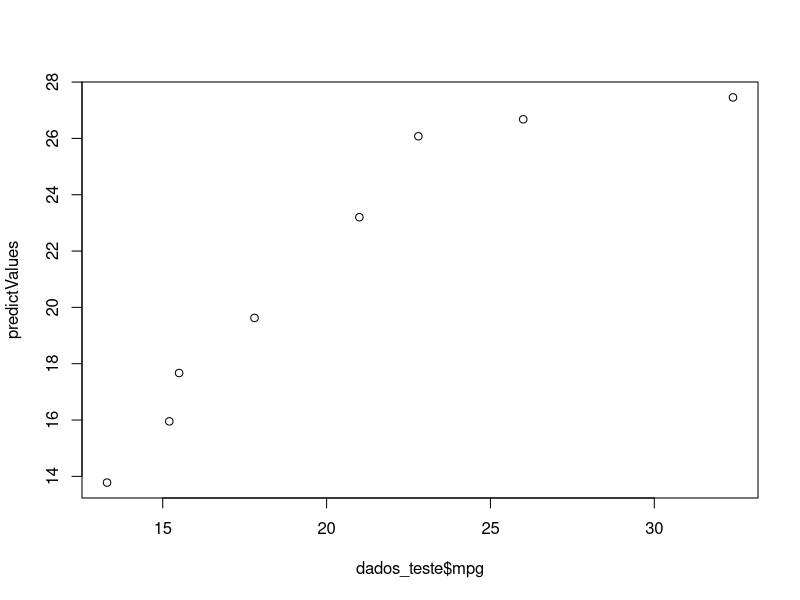
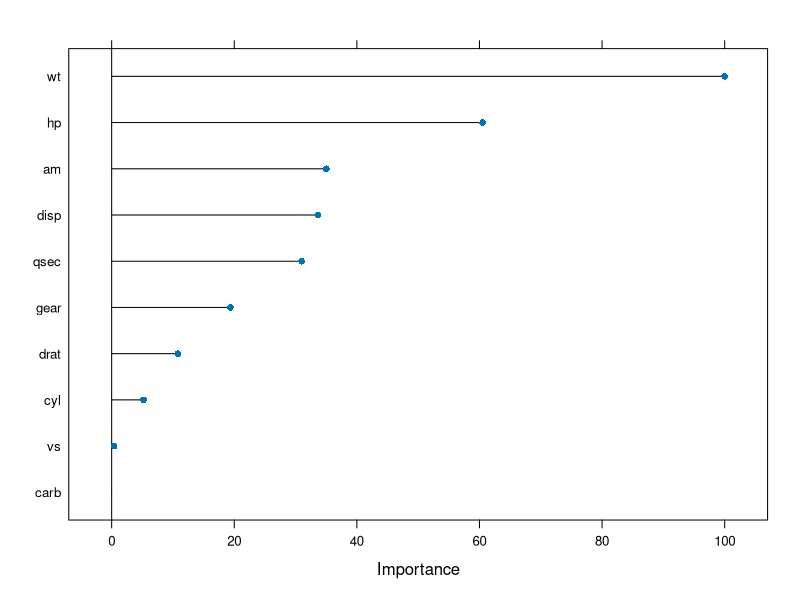

These figures' R source, in order:
getwd()
setwd("/home/ingo/DSC/FCD/BigDataRAzure/Cap12")

install.packages('caret')
install.packages('randomForest')

library(caret)
library(randomForest)
library(datasets)

# Usando o dataset mtcars
?mtcars
View(mtcars)

# Função do caret para divisão dos dados
?createDataPartition
split <- createDataPartition(y = mtcars$mpg, p = 0.7, list = FALSE)

# Criando dados de treino e de teste
dados_treino <- mtcars[split,]
dados_teste <- mtcars[-split,]
View(dados_treino)
View(dados_teste)

# Treinando o modelo
?train
names(getModelInfo()) # Mostra todas as funções do pacote caret

# Mostrando a importância das variaveis para a criação do modelo
?varImp

modelol_v1 <- train(mpg ~ ., data = dados_treino, method = 'lm')
summary(modelol_v1)
varImp(modelol_v1)

# Montando o modelo com as variáveis mais importantes
# Regressão Linear
modelol_v2 <- train(mpg ~ wt + cyl + hp + vs, data = dados_treino, method = 'lm')
summary(modelol_v2)

# Random Forest
modelol_v3 <- train(mpg ~ wt + cyl + hp + vs, data = dados_treino, method = 'rf')
summary(modelol_v3)

# Colocando mais algumas variáveis
modelol_v4 <- train(mpg ~ wt + cyl + hp + vs + drat + carb + disp + gear, 
                    data = dados_treino, 
                    method = 'lm')
summary(modelol_v4)


# Ajustando o modelo 
?expand.grid
?trainControl
controle1 <- trainControl(method = 'cv', number = 10) # Utilizando o cross validation

modelol_v5 <- train(mpg ~ .,
                    data = mtcars,
                    method = 'lm',
                    trControl = controle1,
                    metric = 'Rsquared')
summary(modelol_v5)
# Não trouxe melhor resultado, mas em alguns casos ajuda a melhorar a performance do modelo

# Coletando os residuos
residuals <- resid(modelol_v1)
residuals

# Previsoes
?predict
predictValues <- predict(modelol_v1, dados_teste)
predictValues
plot(dados_teste$mpg, predictValues)

# Plot das variáveis mais relevantes no modelo
plot(varImp(modelol_v1))